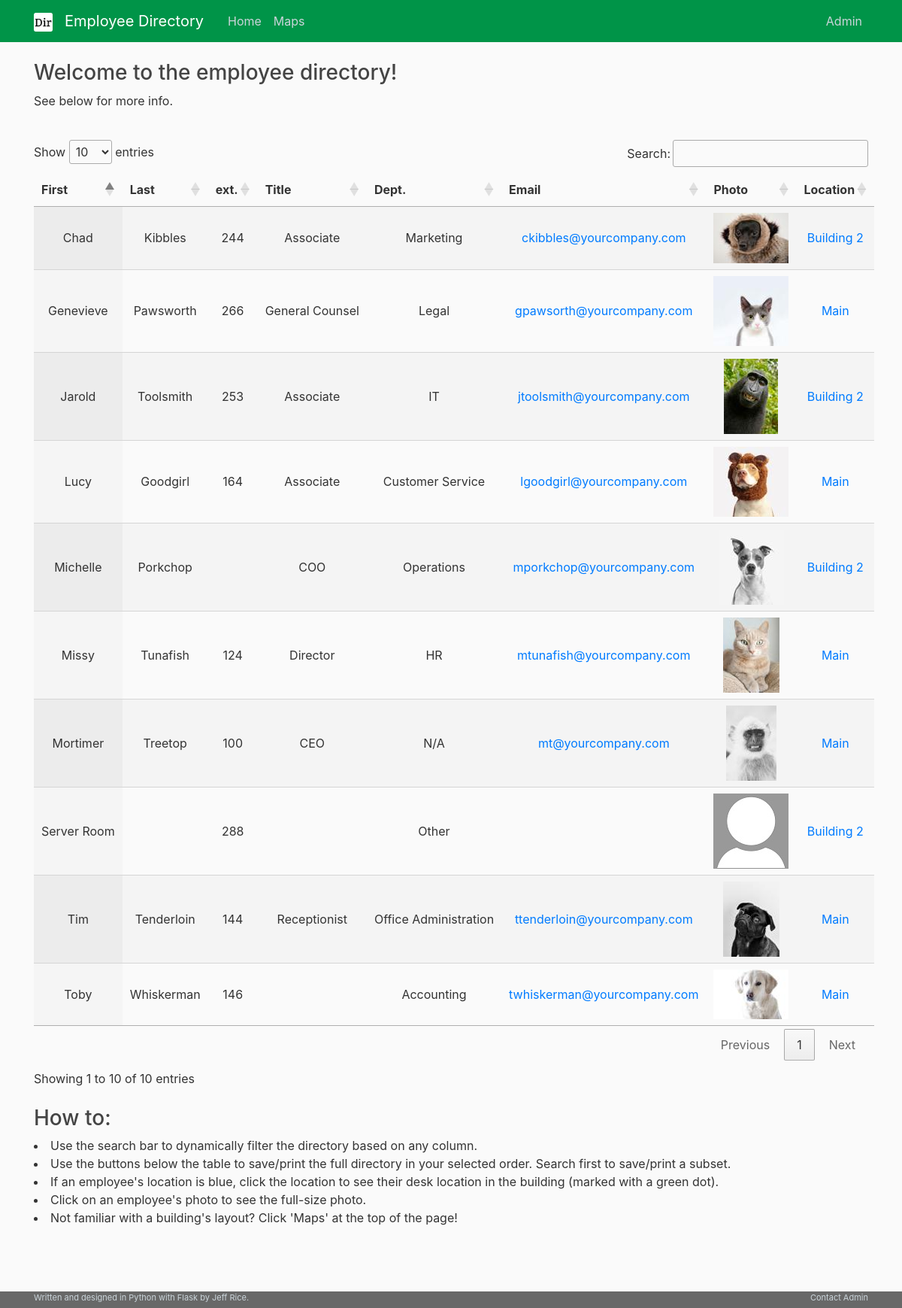
The page /home on the database its author committed.
### phoneDirectory/models.py (models this page shows, shortened)
class Employee(db.Model):
    id = db.Column(db.Integer, primary_key=True)
    firstName = db.Column(db.String(255), nullable=False)
    lastName = db.Column(db.String(255), nullable=True)
    extension = db.Column(db.Integer, unique=False, nullable=True)
    title = db.Column(db.String(255), nullable=True)
    department = db.Column(db.String(255), unique=False, nullable=True)
    email = db.Column(db.String(255), unique=False, nullable=True)
    picture = db.Column(db.String(20), nullable=False, default='defaultprofile.jpg')
    building = db.Column(db.String(255), nullable=True)
    buildingLoc = db.Column(db.String(50), nullable=True, default='None')

### phoneDirectory/main/routes.py (the view)
@main.route("/")
@main.route("/home")
def home():
    return render_template('home.html', employees=Employee.query.all())

### phoneDirectory/routes.py (called while the page is built)
@current_app.before_request
def before_request():
    session.permanent = True
    current_app.permanent_session_lifetime = timedelta(minutes=30)

### phoneDirectory/templates/home.html (shortened to what this page needs)
{% extends "layout.html" %}
{% block header %}
	<link rel="stylesheet" type="text/css" href="https://cdn.datatables.net/1.10.19/css/jquery.dataTables.min.css">
	<link rel="stylesheet" type="text/css" href="https://cdn.datatables.net/buttons/1.5.2/css/buttons.dataTables.min.css">
	<link rel="stylesheet" type="text/css" href="https://cdn.datatables.net/responsive/2.2.3/css/responsive.dataTables.min.css">
{% endblock header %}
{% block content %}
	<h3> Welcome to the employee directory! </h3>
	<p>See below for more info.</p>
	<br>
	<table id="directory" class="display responsive nowrap" cellspacing="0" width="100%">
		<thead>
			<tr>
				<th data-priority="1">First</th>
				<th data-priority="1">Last</th>
				<th data-priority="2">ext.</th>
				<th>Title</th>
				<th>Dept.</th>
				<th data-priority="4">Email</th>
				<th data-priority="3">Photo</th>
				<th data-priority="3">Location</th>
			</tr>
		</thead>
		<tbody>
			{% for emp in employees %}
				<tr>
					<td>{{ emp.firstName }}</td>
					<td>{{ emp.lastName }}</td>
					<td>{{ emp.extension }}</td>
					<td>{{ emp.title }}</td>
					<td>{{ emp.department }}</td>
					<td><a href="{{ 'mailto:' + emp.email }}">{{ emp.email }}</a></td>
					<td><a href="{{url_for('static', filename='emp_pictures/full/' + emp.picture)}}" target="_blank"><img src="{{url_for('static', filename='emp_pictures/' + emp.picture)}}"></a></td>
					{% if emp.buildingLoc == 'None' %}
						<td>{{ emp.building }}</td>
					{% else %}
						<td><a href="{{url_for('static', filename='emp_locations/' + emp.buildingLoc)}}" target="_blank">{{ emp.building }}</a></td>
					{% endif %}
				</tr>
			{% endfor %}
		</tbody>
	</table>
	<br>
	<h3>How to:</h3>
	<li>
		Use the search bar to dynamically filter the directory based on any column.
	</li>
	<li>
		Use the buttons below the table to save/print the full directory in your selected order.  Search first to save/print a subset.
	</li>
	<li>
		If an employee's location is blue, click the location to see their desk location in the building (marked with a green dot).
	</li>
	<li>
		Click on an employee's photo to see the full-size photo.
	</li>
	<li>
		Not familiar with a building's layout?  Click 'Maps' at the top of the page!
	</li>
{% endblock content %}

### phoneDirectory/templates/layout.html (shortened to what this page needs)
<!DOCTYPE html>
<html>
<head>
	{% block header %}{% endblock header %}
	<link rel="stylesheet" href="https://stackpath.bootstrapcdn.com/bootstrap/4.1.3/css/bootstrap.min.css">
	<link rel="stylesheet" type="text/css" href="{{ url_for('static', filename='main.css') }}">
</head>
<body>
	<header class="site-header">
	  <nav class="navbar navbar-expand-md navbar-dark bg-green fixed-top">
	    <div class="container">
	      <a class="navbar-brand" href="#">
    		<img src="{{ url_for('static', filename="headerlogo.png") }}" width="25" height="25" alt="">
  		  </a>
	      <a class="navbar-brand mr-4" href="/">Employee Directory</a>
	      <div class="collapse navbar-collapse" id="navbarToggle">
	        <div class="navbar-nav mr-auto">
	          <a class="nav-item nav-link" href="{{ url_for('main.home') }}">Home</a>
	          <a class="nav-item nav-link" href="{{ url_for('main.maps') }}">Maps</a>
	        </div>
	        <div class="navbar-nav">
	           	{% if current_user.is_authenticated %}
	        	<a class="nav-item nav-link" href="{{ url_for('auth.logout') }}">Logout</a>
	        	{% else %}
	           		<a class="nav-item nav-link" href="{{ url_for('auth.login') }}">Admin</a>
	           	{% endif %}
	        </div>
	      </div>
	    </div>
	  </nav>
	</header>
	<main role="main" class="container">
	  <div class="row">
	    <div class="col-md">
	      {% block content %}{% endblock content %}
	    </div>
	  </div>
	</main>
	<footer class="footer">
		<div class="container">
			<div class="small-font">
				Written and designed in Python with Flask by <a class="email-link" href="mailto:jrice@jeffdrice.com"> Jeff Rice</a>.
				<a class="email-link right" href="mailto:directory@yourcompany.com?subject=DirectoryHelp">Contact Admin</a>
			</div>
		</div>
	</footer>
</body>
</html>

### phoneDirectory/static/main.css (style rules this page uses)
html { position: relative; min-height: 100%; }
body { background: #fafafa; color: #333333; margin-top: 5rem; margin-bottom: 60px; }
h1, h2, h3, h4, h5, h6 { color: #444444; }
td { text-align: center; }
.bg-green { background-color: #009448; }
.site-header .navbar-nav .nav-link { color: #cbd5db; }
.footer { height: 22px; position: absolute; bottom: 0; width: 100%; background-color: #686868; color: #cbd5db; }
.footer .small-font { font-size: 11px; }
.footer .email-link { color: #cbd5db; }
.footer .email-link.right { float: right; }

### rows shown on the page
Employee: firstName "Genevieve", lastName "Pawsworth", extension "266", title "General Counsel", department "Legal", email "gpawsorth@yourcompany.com", picture (picture), building "Main"
Employee: firstName "Chad", lastName "Kibbles", extension "244", title "Associate", department "Marketing", email "ckibbles@yourcompany.com", picture (picture), building "Building 2"
Employee: firstName "Mortimer", lastName "Treetop", extension "100", title "CEO", department "N/A", email "mt@yourcompany.com", picture (picture), building "Main"
Employee: firstName "Missy", lastName "Tunafish", extension "124", title "Director", department "HR", email "mtunafish@yourcompany.com", picture (picture), building "Main"
Employee: firstName "Jarold", lastName "Toolsmith", extension "253", title "Associate", department "IT", email "jtoolsmith@yourcompany.com", picture (picture), building "Building 2"
Employee: firstName "Toby", lastName "Whiskerman", extension "146", department "Accounting", email "twhiskerman@yourcompany.com", picture (picture), building "Main"
Employee: firstName "Michelle", lastName "Porkchop", title "COO", department "Operations", email "mporkchop@yourcompany.com", picture (picture), building "Building 2"
Employee: firstName "Server Room", extension "288", department "Other", picture (placeholder picture), building "Building 2"
Employee: firstName "Tim", lastName "Tenderloin", extension "144", title "Receptionist", department "Office Administration", email "ttenderloin@yourcompany.com", picture (picture), building "Main"
Employee: firstName "Lucy", lastName "Goodgirl", extension "164", title "Associate", department "Customer Service", email "lgoodgirl@yourcompany.com", picture (picture), building "Main"
